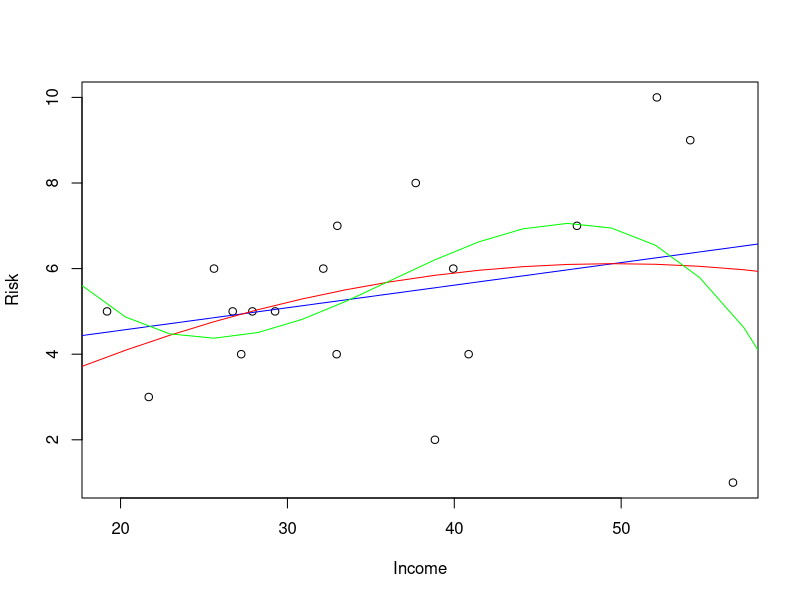
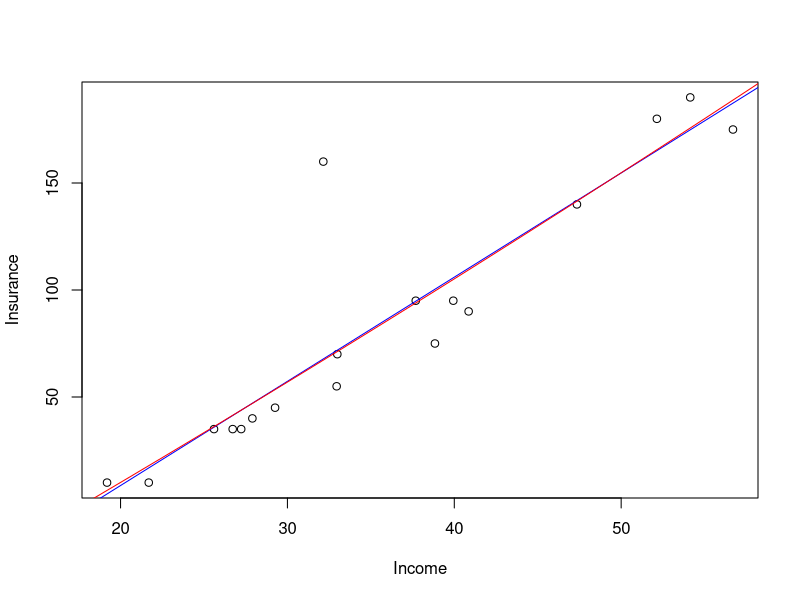

Write the R code that produced these figures, in order.
Income = c(47.35, 29.26, 52.14, 32.15, 40.86, 19.19, 27.23, 25.60, 54.14, 26.72, 38.84, 32.99, 32.95, 21.69, 27.90, 56.70, 37.69, 39.94)    # x-value
Risk = c(7, 5, 10, 6, 4, 5, 4, 6, 9, 5, 2, 7, 4, 3, 5, 1, 8, 6) # y-value
Insurance = c(140, 45, 180, 160, 90, 10, 35, 35, 190, 35, 75, 70, 55, 10, 40, 175, 95, 95)  # y-value
xval = seq(15, 60, by = (60 - 15) / 17)

plot(Income, Risk)  # Scatterplotting

Line.fit.risk = lm(Risk ~ Income)   # Linear regression
abline(Line.fit.risk, col = "blue")

Poly1.fit.risk = lm(Risk ~ poly(Income, 2))  # 2nd degree polyfit
Predicted = predict(Poly1.fit.risk, data.frame(Income = xval))
lines(xval, Predicted, col = "red")

Poly2.fit.risk = lm(Risk ~ poly(Income, 3))  # 3rd degree polyfit
predicted = predict(Poly2.fit.risk, data.frame(Income = xval))
lines(xval, predicted, col = "green")


plot(Income, Insurance) # Scatterplott

Line.fit.ins = lm(Insurance ~ Income)   # Linear regression
abline(Line.fit.ins, col = "blue")

Poly.fit.ins = lm(Insurance ~ poly(Income, 2))
predicted = predict(Poly.fit.ins, data.frame(Income = xval))
lines(xval, predicted, col = "red")

# It is at least obvious that the income and insurance are linearly dependant on eachother.
# As for The risk, it looks like it might be related by a third degree polynomial, but I would say it is not very likely.